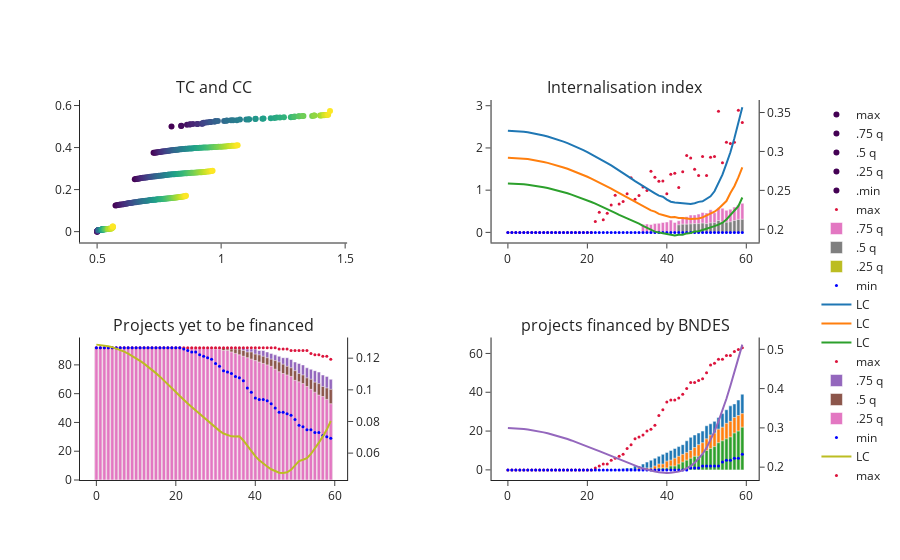

The code cell stored with this chart in its notebook:
### Code cell
fig = make_subplots(rows=2, cols=2, specs=[[{"secondary_y": True}, {"secondary_y": True}],
                           [{"secondary_y": True}, {"secondary_y": True}]], 
                    subplot_titles=("TC and CC", 
                                    "Internalisation index", 
                                    "Projects yet to be financed", 
                                    "projects financed by BNDES"))

dataFrame1 = endDF.loc[endDF['rs'] == 0.25]
x_variable_to_show1 = 'tc'
y_variable_to_show1 = 'cc'

dataFrame2 = endDFsums.loc[endDFsums['rs'] == 0.25]
x_variable_to_show2 = dataFrame1.groupby(['step'], as_index=False).max()['step']
y_variable_to_show2 = 'internalisation_index'

dataFrame3 = endDFsums.loc[endDFsums['rs'] == 0.25]
x_variable_to_show3 = dataFrame1.groupby(['step'], as_index=False).max()['step']
y_variable_to_show3 = '# of projects yet to be financed'

dataFrame4 = endDFsums.loc[endDFsums['rs'] == 0.25]
x_variable_to_show4 = dataFrame1.groupby(['step'], as_index=False).max()['step']
y_variable_to_show4 = '# of BNDES financed projects'

'''
'''

fig.add_trace(go.Scatter(name='max',
                         x=dataFrame1.groupby(['step'], as_index=False)[x_variable_to_show1].max()[x_variable_to_show1],
                         y=dataFrame1.groupby(['step'], as_index=False)[y_variable_to_show1].max()[y_variable_to_show1],
                         mode='markers',
                         marker_color=dataFrame1.groupby(['step'], as_index=False).max()['step']), row=1, col=1
)

fig.add_trace(go.Scatter(name='.75 q',
                     x=dataFrame1.groupby(['step'],
                                          as_index=False)[x_variable_to_show1].quantile(.75)[x_variable_to_show1],
                     y=dataFrame1.groupby(['step'],
                                          as_index=False)[y_variable_to_show1].quantile(.75)[y_variable_to_show1],
              mode='markers',
                        marker_color=dataFrame1.groupby(['step'], as_index=False).max()['step']),
              row=1, col=1)
fig.add_trace(go.Scatter(name='.5 q',
                     x=dataFrame1.groupby(['step'],
                                          as_index=False)[x_variable_to_show1].quantile(.5)[x_variable_to_show1],
                     y=dataFrame1.groupby(['step'],
                                          as_index=False)[y_variable_to_show1].quantile(.5)[y_variable_to_show1],
              mode='markers',
                        marker_color=dataFrame1.groupby(['step'], as_index=False).max()['step']),
              row=1, col=1)
fig.add_trace(go.Scatter(name='.25 q',
                     x=dataFrame1.groupby(['step'],
                                          as_index=False)[x_variable_to_show1].quantile(.25)[x_variable_to_show1],
                     y=dataFrame1.groupby(['step'],
                                          as_index=False)[y_variable_to_show1].quantile(.25)[y_variable_to_show1],
              mode='markers',
                        marker_color=dataFrame1.groupby(['step'], as_index=False).max()['step']),
              row=1, col=1)

fig.add_trace(go.Scatter(name='.min',
                     x=dataFrame1.groupby(['step'],
                                          as_index=False)[x_variable_to_show1].min()[x_variable_to_show1],
                     y=dataFrame1.groupby(['step'],
                                          as_index=False)[y_variable_to_show1].min()[y_variable_to_show1],
                        mode='markers',
                        marker_color=dataFrame1.groupby(['step'], as_index=False).max()['step']),
              row=1, col=1)

"""
above: row 1 col 1
below: row 1 col 2
"""
fig.add_trace(go.Scatter(name='max', x=x_variable_to_show2,
           y=dataFrame2.groupby(['step'], as_index=False)[y_variable_to_show2].max()[y_variable_to_show2], 
               marker=dict(color="crimson", size=3), mode="markers"), secondary_y=False, row=1, col=2
)

fig.add_trace(go.Bar(name='.75 q',
                     x=x_variable_to_show2,
                     y=dataFrame2.groupby(['step'], as_index=False)[y_variable_to_show2].quantile(.75)[y_variable_to_show2]),
             secondary_y=False, row=1, col=2)
fig.add_trace(go.Bar(name='.5 q', 
                     x=x_variable_to_show2,
                     y=dataFrame2.groupby(['step'], as_index=False)[y_variable_to_show2].quantile(.5)[y_variable_to_show2]),
             secondary_y=False, row=1, col=2)
fig.add_trace(go.Bar(name='.25 q', 
                     x=x_variable_to_show2,
                     y=dataFrame2.groupby(['step'], as_index=False)[y_variable_to_show2].quantile(.25)[y_variable_to_show2]),
             secondary_y=False, row=1, col=2)

fig.add_trace(go.Scatter(name='min', x=x_variable_to_show2,
           y=dataFrame2.groupby(['step'], as_index=False)[y_variable_to_show2].min()[y_variable_to_show2], 
               marker=dict(color="blue", size=3), mode="markers"),
              secondary_y=False, row=1, col=2)

fig.add_trace(go.Scatter(name='LC', x=x_variable_to_show2,
           y=dataFrame1.groupby(['step'], as_index=False)['lc'].quantile(.75)['lc']),
              secondary_y=True, row=1, col=2)

fig.add_trace(go.Scatter(name='LC', x=x_variable_to_show2,
           y=dataFrame1.groupby(['step'], as_index=False)['lc'].quantile(.5)['lc']),
              secondary_y=True, row=1, col=2)

fig.add_trace(go.Scatter(name='LC', x=x_variable_to_show2,
           y=dataFrame1.groupby(['step'], as_index=False)['lc'].quantile(.25)['lc']),
              secondary_y=True, row=1, col=2)

'''
below: row 2 col 1
'''

fig.add_trace(go.Scatter(name='max', x=x_variable_to_show3,
           y=dataFrame3.groupby(['step'], as_index=False)[y_variable_to_show3].max()[y_variable_to_show3], 
               marker=dict(color="crimson", size=3), mode="markers"), secondary_y=False, row=2, col=1
)

fig.add_trace(go.Bar(name='.75 q',
                     x=x_variable_to_show3,
                     y=dataFrame3.groupby(['step'], as_index=False)[y_variable_to_show3].quantile(.75)[y_variable_to_show3]),
             secondary_y=False, row=2, col=1)
fig.add_trace(go.Bar(name='.5 q', 
                     x=x_variable_to_show3,
                     y=dataFrame3.groupby(['step'], as_index=False)[y_variable_to_show3].quantile(.5)[y_variable_to_show3]),
             secondary_y=False, row=2, col=1)
fig.add_trace(go.Bar(name='.25 q', 
                     x=x_variable_to_show3,
                     y=dataFrame3.groupby(['step'], as_index=False)[y_variable_to_show3].quantile(.25)[y_variable_to_show3]),
             secondary_y=False, row=2, col=1)

fig.add_trace(go.Scatter(name='min', x=x_variable_to_show3,
           y=dataFrame3.groupby(['step'], as_index=False)[y_variable_to_show3].min()[y_variable_to_show3], 
               marker=dict(color="blue", size=3), mode="markers"),
              secondary_y=False, row=2, col=1)

fig.add_trace(go.Scatter(name='LC', x=x_variable_to_show3,
           y=endDF.groupby(['step'], as_index=False)['lc'].min()['lc']),
              secondary_y=True, row=2, col=1)

'''
below: row 2 col 2
'''

fig.add_trace(go.Scatter(name='max', x=x_variable_to_show4,
           y=dataFrame4.groupby(['step'], as_index=False)[y_variable_to_show4].max()[y_variable_to_show4], 
               marker=dict(color="crimson", size=3), mode="markers"), secondary_y=False, row=2, col=2
)

fig.add_trace(go.Bar(name='.75 q',
                     x=x_variable_to_show4,
                     y=dataFrame4.groupby(['step'], as_index=False)[y_variable_to_show4].quantile(.75)[y_variable_to_show4]),
             secondary_y=False, row=2, col=2)
fig.add_trace(go.Bar(name='.5 q', 
                     x=x_variable_to_show4,
                     y=dataFrame4.groupby(['step'], as_index=False)[y_variable_to_show4].quantile(.5)[y_variable_to_show4]),
             secondary_y=False, row=2, col=2)
fig.add_trace(go.Bar(name='.25 q', 
                     x=x_variable_to_show4,
                     y=dataFrame4.groupby(['step'], as_index=False)[y_variable_to_show4].quantile(.25)[y_variable_to_show4]),
             secondary_y=False, row=2, col=2)

fig.add_trace(go.Scatter(name='min', x=x_variable_to_show4,
           y=dataFrame4.groupby(['step'], as_index=False)[y_variable_to_show4].min()[y_variable_to_show4], 
               marker=dict(color="blue", size=3), mode="markers"),
              secondary_y=False, row=2, col=2)

fig.add_trace(go.Scatter(name='LC', x=x_variable_to_show4,
           y=endDF.groupby(['step'], as_index=False)['lc'].mean()['lc']),
              secondary_y=True, row=2, col=2)

'''
'''

# Change the bar mode
fig.update_layout(barmode='overlay', template="simple_white")
fig.update_yaxes(automargin=True)

### Figure 1 — Plotly figure (JSON) as saved in the notebook; plotly's stock layout.template omitted (floating-point values rounded to 4 significant figures)
{"data": [{"marker": {"color": [0, 1, 2, 3, 4, 5, 6, 7, 8, 9, 10, 11, 12, 13, 14, 15, 16, 17, 18, 19, 20, 21, 22, 23, 24, 25, 26, 27, 28, 29, 30, 31, 32, 33, 34, 35, 36, 37, 38, 39, 40, 41, 42, 43, 44, 45, 46, 47, 48, 49, 50, 51, 52, 53, 54, 55, 56, 57, 58, 59]}, "mode": "markers", "name": "max", "type": "scatter", "x": [0.8, 0.8389, 0.8395, 0.8624, 0.8744, 0.8748, 0.8864, 0.9039, 0.9045, 0.9222, 0.9225, 0.9266, 0.9294, 0.9395, 0.9482, 0.956, 0.9589, 0.9733, 0.9771, 0.9869, 1.012, 1.02, 1.024, 1.04, 1.048, 1.063, 1.076, 1.101, 1.11, 1.113, 1.138, 1.139, 1.166, 1.171, 1.2, 1.215, 1.224, 1.237, 1.253, 1.281, 1.286, 1.293, 1.296, 1.312, 1.315, 1.327, 1.332, 1.367, 1.374, 1.377, 1.399, 1.403, 1.407, 1.414, 1.415, 1.418, 1.424, 1.429, 1.432, 1.439], "xaxis": "x", "y": [0.5, 0.5022, 0.504, 0.5089, 0.5096, 0.5109, 0.5115, 0.5115, 0.5122, 0.5129, 0.5139, 0.514, 0.5176, 0.5197, 0.5202, 0.5214, 0.5219, 0.5225, 0.5258, 0.5263, 0.5266, 0.5272, 0.5288, 0.5297, 0.5302, 0.5304, 0.5333, 0.5339, 0.534, 0.5352, 0.5364, 0.5367, 0.5376, 0.5383, 0.5388, 0.5403, 0.5425, 0.5434, 0.5439, 0.5448, 0.5451, 0.5455, 0.5482, 0.5486, 0.5488, 0.5497, 0.5503, 0.5503, 0.5521, 0.5521, 0.5526, 0.5526, 0.5536, 0.5537, 0.5543, 0.555, 0.5553, 0.5557, 0.5564, 0.5745], "yaxis": "y"}, {"marker": {"color": [0, 1, 2, 3, 4, 5, 6, 7, 8, 9, 10, 11, 12, 13, 14, 15, 16, 17, 18, 19, 20, 21, 22, 23, 24, 25, 26, 27, 28, 29, 30, 31, 32, 33, 34, 35, 36, 37, 38, 39, 40, 41, 42, 43, 44, 45, 46, 47, 48, 49, 50, 51, 52, 53, 54, 55, 56, 57, 58, 59]}, "mode": "markers", "name": ".75 q", "type": "scatter", "x": [0.7276, 0.7317, 0.7365, 0.7402, 0.7449, 0.7497, 0.7538, 0.758, 0.7625, 0.7668, 0.7716, 0.7768, 0.7812, 0.7859, 0.7901, 0.7942, 0.7994, 0.8042, 0.8087, 0.8137, 0.8186, 0.8241, 0.8291, 0.8346, 0.8398, 0.8455, 0.8515, 0.8572, 0.8636, 0.8694, 0.8753, 0.8813, 0.8872, 0.8938, 0.9011, 0.9077, 0.9142, 0.9214, 0.9281, 0.9347, 0.9412, 0.9484, 0.9553, 0.9622, 0.9696, 0.9755, 0.9824, 0.9892, 0.997, 1.003, 1.011, 1.017, 1.024, 1.03, 1.036, 1.043, 1.049, 1.055, 1.061, 1.067], "xaxis": "x", "y": [0.3747, 0.3753, 0.3763, 0.377, 0.3779, 0.3785, 0.3792, 0.38, 0.3807, 0.3815, 0.3821, 0.3827, 0.3837, 0.3843, 0.3848, 0.3858, 0.3866, 0.3874, 0.3884, 0.3889, 0.3894, 0.39, 0.3907, 0.3914, 0.3923, 0.3928, 0.3935, 0.3939, 0.3942, 0.395, 0.3954, 0.396, 0.397, 0.3975, 0.3979, 0.3982, 0.3988, 0.3994, 0.3999, 0.4001, 0.4003, 0.4007, 0.4011, 0.4016, 0.4021, 0.4025, 0.4031, 0.4035, 0.4039, 0.4042, 0.405, 0.4056, 0.4063, 0.4068, 0.4074, 0.408, 0.4086, 0.4091, 0.4101, 0.4112], "yaxis": "y"}, {"marker": {"color": [0, 1, 2, 3, 4, 5, 6, 7, 8, 9, 10, 11, 12, 13, 14, 15, 16, 17, 18, 19, 20, 21, 22, 23, 24, 25, 26, 27, 28, 29, 30, 31, 32, 33, 34, 35, 36, 37, 38, 39, 40, 41, 42, 43, 44, 45, 46, 47, 48, 49, 50, 51, 52, 53, 54, 55, 56, 57, 58, 59]}, "mode": "markers", "name": ".5 q", "type": "scatter", "x": [0.652, 0.6567, 0.6613, 0.6655, 0.6702, 0.6751, 0.6792, 0.684, 0.6889, 0.6943, 0.6987, 0.7041, 0.7093, 0.7141, 0.7191, 0.7239, 0.7296, 0.7338, 0.7389, 0.7436, 0.7487, 0.7541, 0.7594, 0.7649, 0.7699, 0.7746, 0.7798, 0.7855, 0.7898, 0.7961, 0.8018, 0.8069, 0.8121, 0.817, 0.8227, 0.8283, 0.8341, 0.8397, 0.8456, 0.8512, 0.8568, 0.8618, 0.8676, 0.8735, 0.8791, 0.885, 0.8914, 0.8985, 0.9038, 0.9104, 0.9162, 0.9217, 0.9276, 0.9331, 0.938, 0.9444, 0.9499, 0.9557, 0.9618, 0.9655], "xaxis": "x", "y": [0.2493, 0.2499, 0.2511, 0.2519, 0.253, 0.2538, 0.2549, 0.2559, 0.2565, 0.2574, 0.2581, 0.2592, 0.2598, 0.2608, 0.2615, 0.2622, 0.2629, 0.2634, 0.2639, 0.2649, 0.2656, 0.2662, 0.2669, 0.2676, 0.2683, 0.269, 0.2699, 0.2704, 0.2714, 0.2721, 0.2726, 0.2731, 0.2735, 0.2741, 0.2744, 0.275, 0.2759, 0.2765, 0.277, 0.2775, 0.278, 0.2782, 0.2788, 0.2792, 0.2797, 0.2804, 0.2807, 0.2809, 0.2814, 0.282, 0.2824, 0.283, 0.2836, 0.2842, 0.2849, 0.2856, 0.2865, 0.2878, 0.289, 0.29], "yaxis": "y"}, {"marker": {"color": [0, 1, 2, 3, 4, 5, 6, 7, 8, 9, 10, 11, 12, 13, 14, 15, 16, 17, 18, 19, 20, 21, 22, 23, 24, 25, 26, 27, 28, 29, 30, 31, 32, 33, 34, 35, 36, 37, 38, 39, 40, 41, 42, 43, 44, 45, 46, 47, 48, 49, 50, 51, 52, 53, 54, 55, 56, 57, 58, 59]}, "mode": "markers", "name": ".25 q", "type": "scatter", "x": [0.5742, 0.5792, 0.5842, 0.5892, 0.5946, 0.6002, 0.6059, 0.6106, 0.6164, 0.621, 0.6255, 0.6304, 0.6358, 0.6409, 0.6458, 0.6511, 0.6564, 0.6608, 0.6659, 0.671, 0.6758, 0.6807, 0.6855, 0.6902, 0.6954, 0.7003, 0.7056, 0.7101, 0.7151, 0.7202, 0.7247, 0.7295, 0.7346, 0.7384, 0.7438, 0.7486, 0.7543, 0.7589, 0.7639, 0.7697, 0.7746, 0.779, 0.7841, 0.7888, 0.7936, 0.7984, 0.8032, 0.8081, 0.8119, 0.8165, 0.8208, 0.8257, 0.8303, 0.8348, 0.8389, 0.8435, 0.8475, 0.8513, 0.8546, 0.8584], "xaxis": "x", "y": [0.1249, 0.1259, 0.127, 0.1278, 0.1288, 0.1296, 0.1307, 0.1317, 0.1326, 0.1338, 0.1347, 0.1357, 0.1368, 0.1375, 0.1382, 0.1393, 0.14, 0.1411, 0.142, 0.1428, 0.1437, 0.1444, 0.1452, 0.1463, 0.147, 0.1474, 0.1486, 0.1491, 0.1499, 0.1508, 0.1513, 0.1519, 0.1523, 0.1528, 0.1536, 0.154, 0.1545, 0.1553, 0.1558, 0.1563, 0.1567, 0.1576, 0.1581, 0.1586, 0.1589, 0.1596, 0.1602, 0.161, 0.1617, 0.1623, 0.1629, 0.1634, 0.1644, 0.1649, 0.1655, 0.1661, 0.1669, 0.1678, 0.1689, 0.1705], "yaxis": "y"}, {"marker": {"color": [0, 1, 2, 3, 4, 5, 6, 7, 8, 9, 10, 11, 12, 13, 14, 15, 16, 17, 18, 19, 20, 21, 22, 23, 24, 25, 26, 27, 28, 29, 30, 31, 32, 33, 34, 35, 36, 37, 38, 39, 40, 41, 42, 43, 44, 45, 46, 47, 48, 49, 50, 51, 52, 53, 54, 55, 56, 57, 58, 59]}, "mode": "markers", "name": ".min", "type": "scatter", "x": [0.5, 0.5002, 0.5002, 0.5005, 0.5008, 0.501, 0.5019, 0.5028, 0.5032, 0.5034, 0.5035, 0.5035, 0.5044, 0.5049, 0.5052, 0.5061, 0.5063, 0.5065, 0.5071, 0.5073, 0.5075, 0.5079, 0.5085, 0.5113, 0.5148, 0.5153, 0.5161, 0.5166, 0.5175, 0.5178, 0.5181, 0.5194, 0.5195, 0.5198, 0.5202, 0.5227, 0.5256, 0.527, 0.5276, 0.5288, 0.5304, 0.5307, 0.5321, 0.5364, 0.537, 0.5382, 0.5416, 0.542, 0.5433, 0.5441, 0.5447, 0.5476, 0.5487, 0.5553, 0.5569, 0.5575, 0.5623, 0.5631, 0.5634, 0.5634], "xaxis": "x", "y": [1.466e-05, 0.0004382, 0.0007033, 0.001329, 0.002176, 0.002822, 0.00313, 0.003563, 0.004676, 0.005101, 0.005311, 0.005924, 0.005933, 0.006433, 0.007112, 0.007181, 0.007227, 0.007664, 0.007807, 0.008073, 0.008076, 0.008175, 0.008188, 0.008226, 0.00834, 0.008737, 0.008948, 0.009101, 0.009196, 0.009417, 0.009485, 0.009605, 0.009608, 0.009743, 0.01001, 0.01011, 0.0104, 0.01084, 0.01098, 0.01133, 0.01135, 0.01137, 0.0116, 0.01187, 0.01208, 0.01208, 0.01234, 0.01239, 0.01246, 0.01294, 0.01301, 0.0134, 0.01373, 0.01417, 0.01433, 0.01571, 0.01881, 0.02052, 0.02408, 0.02495], "yaxis": "y"}, {"marker": {"color": "crimson", "size": 3}, "mode": "markers", "name": "max", "type": "scatter", "x": [0, 1, 2, 3, 4, 5, 6, 7, 8, 9, 10, 11, 12, 13, 14, 15, 16, 17, 18, 19, 20, 21, 22, 23, 24, 25, 26, 27, 28, 29, 30, 31, 32, 33, 34, 35, 36, 37, 38, 39, 40, 41, 42, 43, 44, 45, 46, 47, 48, 49, 50, 51, 52, 53, 54, 55, 56, 57, 58, 59], "xaxis": "x2", "y": [0, 0, 0, 0, 0, 0, 0, 0, 0, 0, 0, 0, 0, 0, 0, 0, 0, 0, 0, 0, 0, 0, 0.2578, 0.4754, 0.3015, 0.4527, 0.6469, 0.8807, 0.673, 0.732, 0.9127, 1.292, 0.7842, 0.8708, 1.075, 0.9903, 1.447, 1.303, 1.209, 1.215, 0.9146, 1.377, 1.403, 1.065, 1.438, 1.82, 1.761, 1.494, 1.349, 1.795, 1.346, 1.781, 1.8, 2.87, 1.648, 2.136, 2.106, 2.135, 2.896, 2.606], "yaxis": "y3"}, {"name": ".75 q", "type": "bar", "x": [0, 1, 2, 3, 4, 5, 6, 7, 8, 9, 10, 11, 12, 13, 14, 15, 16, 17, 18, 19, 20, 21, 22, 23, 24, 25, 26, 27, 28, 29, 30, 31, 32, 33, 34, 35, 36, 37, 38, 39, 40, 41, 42, 43, 44, 45, 46, 47, 48, 49, 50, 51, 52, 53, 54, 55, 56, 57, 58, 59], "xaxis": "x2", "y": [0, 0, 0, 0, 0, 0, 0, 0, 0, 0, 0, 0, 0, 0, 0, 0, 0, 0, 0, 0, 0, 0, 0, 0, 0, 0, 0, 0, 0, 0, 0, 0, 0, 0, 0.1904, 0.1977, 0.1869, 0.2082, 0.2173, 0.2352, 0.2466, 0.2921, 0.2362, 0.2754, 0.359, 0.3714, 0.4117, 0.4142, 0.4336, 0.4721, 0.4615, 0.5364, 0.466, 0.5845, 0.5726, 0.5237, 0.5498, 0.6005, 0.657, 0.6885], "yaxis": "y3"}, {"name": ".5 q", "type": "bar", "x": [0, 1, 2, 3, 4, 5, 6, 7, 8, 9, 10, 11, 12, 13, 14, 15, 16, 17, 18, 19, 20, 21, 22, 23, 24, 25, 26, 27, 28, 29, 30, 31, 32, 33, 34, 35, 36, 37, 38, 39, 40, 41, 42, 43, 44, 45, 46, 47, 48, 49, 50, 51, 52, 53, 54, 55, 56, 57, 58, 59], "xaxis": "x2", "y": [0, 0, 0, 0, 0, 0, 0, 0, 0, 0, 0, 0, 0, 0, 0, 0, 0, 0, 0, 0, 0, 0, 0, 0, 0, 0, 0, 0, 0, 0, 0, 0, 0, 0, 0, 0, 0, 0, 0, 0, 0, 0, 0, 0.1797, 0.1936, 0.1953, 0.2018, 0.207, 0.2073, 0.2198, 0.2072, 0.2263, 0.2322, 0.2809, 0.2458, 0.2406, 0.2511, 0.2819, 0.3075, 0.3089], "yaxis": "y3"}, {"name": ".25 q", "type": "bar", "x": [0, 1, 2, 3, 4, 5, 6, 7, 8, 9, 10, 11, 12, 13, 14, 15, 16, 17, 18, 19, 20, 21, 22, 23, 24, 25, 26, 27, 28, 29, 30, 31, 32, 33, 34, 35, 36, 37, 38, 39, 40, 41, 42, 43, 44, 45, 46, 47, 48, 49, 50, 51, 52, 53, 54, 55, 56, 57, 58, 59], "xaxis": "x2", "y": [0, 0, 0, 0, 0, 0, 0, 0, 0, 0, 0, 0, 0, 0, 0, 0, 0, 0, 0, 0, 0, 0, 0, 0, 0, 0, 0, 0, 0, 0, 0, 0, 0, 0, 0, 0, 0, 0, 0, 0, 0, 0, 0, 0, 0, 0, 0, 0, 0, 0, 0, 0, 0, 0, 0, 0, 0, 0, 0, 0], "yaxis": "y3"}, {"marker": {"color": "blue", "size": 3}, "mode": "markers", "name": "min", "type": "scatter", "x": [0, 1, 2, 3, 4, 5, 6, 7, 8, 9, 10, 11, 12, 13, 14, 15, 16, 17, 18, 19, 20, 21, 22, 23, 24, 25, 26, 27, 28, 29, 30, 31, 32, 33, 34, 35, 36, 37, 38, 39, 40, 41, 42, 43, 44, 45, 46, 47, 48, 49, 50, 51, 52, 53, 54, 55, 56, 57, 58, 59], "xaxis": "x2", "y": [0, 0, 0, 0, 0, 0, 0, 0, 0, 0, 0, 0, 0, 0, 0, 0, 0, 0, 0, 0, 0, 0, 0, 0, 0, 0, 0, 0, 0, 0, 0, 0, 0, 0, 0, 0, 0, 0, 0, 0, 0, 0, 0, 0, 0, 0, 0, 0, 0, 0, 0, 0, 0, 0, 0, 0, 0, 0, 0, 0], "yaxis": "y3"}, {"name": "LC", "type": "scatter", "x": [0, 1, 2, 3, 4, 5, 6, 7, 8, 9, 10, 11, 12, 13, 14, 15, 16, 17, 18, 19, 20, 21, 22, 23, 24, 25, 26, 27, 28, 29, 30, 31, 32, 33, 34, 35, 36, 37, 38, 39, 40, 41, 42, 43, 44, 45, 46, 47, 48, 49, 50, 51, 52, 53, 54, 55, 56, 57, 58, 59], "xaxis": "x2", "y": [0.3266, 0.3265, 0.3262, 0.3258, 0.3252, 0.3246, 0.3237, 0.3228, 0.3217, 0.3205, 0.3192, 0.3177, 0.3161, 0.3144, 0.3126, 0.3106, 0.3086, 0.3064, 0.3041, 0.3017, 0.2992, 0.2965, 0.2938, 0.291, 0.2881, 0.2851, 0.282, 0.2788, 0.2756, 0.2722, 0.2688, 0.2654, 0.2618, 0.2586, 0.2549, 0.252, 0.2492, 0.2462, 0.2432, 0.2418, 0.2382, 0.2354, 0.2344, 0.2339, 0.2334, 0.2329, 0.2325, 0.2335, 0.2352, 0.2359, 0.239, 0.2424, 0.2489, 0.2589, 0.2702, 0.2844, 0.2989, 0.317, 0.3354, 0.3569], "yaxis": "y4"}, {"name": "LC", "type": "scatter", "x": [0, 1, 2, 3, 4, 5, 6, 7, 8, 9, 10, 11, 12, 13, 14, 15, 16, 17, 18, 19, 20, 21, 22, 23, 24, 25, 26, 27, 28, 29, 30, 31, 32, 33, 34, 35, 36, 37, 38, 39, 40, 41, 42, 43, 44, 45, 46, 47, 48, 49, 50, 51, 52, 53, 54, 55, 56, 57, 58, 59], "xaxis": "x2", "y": [0.292, 0.2919, 0.2916, 0.2912, 0.2908, 0.2902, 0.2894, 0.2886, 0.2876, 0.2865, 0.2854, 0.284, 0.2826, 0.2811, 0.2795, 0.2777, 0.2759, 0.2739, 0.2718, 0.2697, 0.2674, 0.2651, 0.2627, 0.2602, 0.2576, 0.2549, 0.2521, 0.2493, 0.2465, 0.2436, 0.2408, 0.2378, 0.2348, 0.2326, 0.2298, 0.227, 0.2244, 0.2227, 0.2197, 0.2183, 0.2166, 0.2155, 0.2158, 0.2145, 0.2144, 0.2137, 0.2132, 0.2135, 0.2139, 0.2153, 0.2175, 0.2194, 0.2225, 0.2264, 0.231, 0.2363, 0.2466, 0.2553, 0.2667, 0.2796], "yaxis": "y4"}, {"name": "LC", "type": "scatter", "x": [0, 1, 2, 3, 4, 5, 6, 7, 8, 9, 10, 11, 12, 13, 14, 15, 16, 17, 18, 19, 20, 21, 22, 23, 24, 25, 26, 27, 28, 29, 30, 31, 32, 33, 34, 35, 36, 37, 38, 39, 40, 41, 42, 43, 44, 45, 46, 47, 48, 49, 50, 51, 52, 53, 54, 55, 56, 57, 58, 59], "xaxis": "x2", "y": [0.2589, 0.2588, 0.2586, 0.2582, 0.2578, 0.2573, 0.2566, 0.2559, 0.255, 0.2541, 0.253, 0.2519, 0.2506, 0.2492, 0.2478, 0.2462, 0.2446, 0.2429, 0.241, 0.2391, 0.2371, 0.2351, 0.2329, 0.2307, 0.2284, 0.226, 0.2235, 0.221, 0.2185, 0.2164, 0.2143, 0.2121, 0.2101, 0.2073, 0.2044, 0.2017, 0.199, 0.197, 0.1959, 0.1948, 0.1937, 0.1933, 0.1922, 0.193, 0.1931, 0.1947, 0.1952, 0.1971, 0.1975, 0.1991, 0.2004, 0.202, 0.2041, 0.2061, 0.2085, 0.2126, 0.2188, 0.2242, 0.2297, 0.2408], "yaxis": "y4"}, {"marker": {"color": "crimson", "size": 3}, "mode": "markers", "name": "max", "type": "scatter", "x": [0, 1, 2, 3, 4, 5, 6, 7, 8, 9, 10, 11, 12, 13, 14, 15, 16, 17, 18, 19, 20, 21, 22, 23, 24, 25, 26, 27, 28, 29, 30, 31, 32, 33, 34, 35, 36, 37, 38, 39, 40, 41, 42, 43, 44, 45, 46, 47, 48, 49, 50, 51, 52, 53, 54, 55, 56, 57, 58, 59], "xaxis": "x3", "y": [92, 92, 92, 92, 92, 92, 92, 92, 92, 92, 92, 92, 92, 92, 92, 92, 92, 92, 92, 92, 92, 92, 92, 92, 92, 92, 92, 92, 92, 92, 92, 92, 92, 92, 92, 92, 92, 92, 92, 92, 92, 92, 92, 92, 92, 92, 91, 91, 91, 90, 90, 90, 90, 90, 88, 87, 87, 86, 86, 84], "yaxis": "y5"}, {"name": ".75 q", "type": "bar", "x": [0, 1, 2, 3, 4, 5, 6, 7, 8, 9, 10, 11, 12, 13, 14, 15, 16, 17, 18, 19, 20, 21, 22, 23, 24, 25, 26, 27, 28, 29, 30, 31, 32, 33, 34, 35, 36, 37, 38, 39, 40, 41, 42, 43, 44, 45, 46, 47, 48, 49, 50, 51, 52, 53, 54, 55, 56, 57, 58, 59], "xaxis": "x3", "y": [92, 92, 92, 92, 92, 92, 92, 92, 92, 92, 92, 92, 92, 92, 92, 92, 92, 92, 92, 92, 92, 92, 92, 92, 92, 92, 92, 92, 92, 92, 92, 92, 92, 92, 92, 92, 92, 92, 91, 91, 91, 90, 90, 89, 88, 87, 86, 85, 85, 83.75, 82, 81, 80, 78, 77, 76, 75, 73, 72, 70], "yaxis": "y5"}, {"name": ".5 q", "type": "bar", "x": [0, 1, 2, 3, 4, 5, 6, 7, 8, 9, 10, 11, 12, 13, 14, 15, 16, 17, 18, 19, 20, 21, 22, 23, 24, 25, 26, 27, 28, 29, 30, 31, 32, 33, 34, 35, 36, 37, 38, 39, 40, 41, 42, 43, 44, 45, 46, 47, 48, 49, 50, 51, 52, 53, 54, 55, 56, 57, 58, 59], "xaxis": "x3", "y": [92, 92, 92, 92, 92, 92, 92, 92, 92, 92, 92, 92, 92, 92, 92, 92, 92, 92, 92, 92, 92, 92, 92, 92, 92, 92, 92, 92, 92, 92, 92, 92, 92, 91, 91, 91, 91, 90, 89, 89, 87.5, 87, 86, 85, 84, 83, 82, 80.5, 79, 78, 76, 74, 73, 71, 70, 68, 67, 65, 64, 63], "yaxis": "y5"}, {"name": ".25 q", "type": "bar", "x": [0, 1, 2, 3, 4, 5, 6, 7, 8, 9, 10, 11, 12, 13, 14, 15, 16, 17, 18, 19, 20, 21, 22, 23, 24, 25, 26, 27, 28, 29, 30, 31, 32, 33, 34, 35, 36, 37, 38, 39, 40, 41, 42, 43, 44, 45, 46, 47, 48, 49, 50, 51, 52, 53, 54, 55, 56, 57, 58, 59], "xaxis": "x3", "y": [92, 92, 92, 92, 92, 92, 92, 92, 92, 92, 92, 92, 92, 92, 92, 92, 92, 92, 92, 92, 92, 92, 92, 92, 92, 92, 92, 92, 92, 91.25, 91, 91, 90, 90, 89, 88, 87, 86, 85, 84, 83, 82, 81, 80, 79, 77, 75.25, 74, 73, 72, 69.25, 68.25, 67, 65, 63, 61, 59, 58, 56, 53], "yaxis": "y5"}, {"marker": {"color": "blue", "size": 3}, "mode": "markers", "name": "min", "type": "scatter", "x": [0, 1, 2, 3, 4, 5, 6, 7, 8, 9, 10, 11, 12, 13, 14, 15, 16, 17, 18, 19, 20, 21, 22, 23, 24, 25, 26, 27, 28, 29, 30, 31, 32, 33, 34, 35, 36, 37, 38, 39, 40, 41, 42, 43, 44, 45, 46, 47, 48, 49, 50, 51, 52, 53, 54, 55, 56, 57, 58, 59], "xaxis": "x3", "y": [92, 92, 92, 92, 92, 92, 92, 92, 92, 92, 92, 92, 92, 92, 92, 92, 92, 92, 92, 92, 92, 92, 91, 90, 89, 89, 87, 86, 85, 84, 81, 79, 76, 75, 74, 72, 71, 69, 64, 61, 57, 56, 56, 55, 53, 50, 47, 47, 46, 45, 42, 38, 37, 35, 35, 33, 33, 31, 30, 29], "yaxis": "y5"}, {"name": "LC", "type": "scatter", "x": [0, 1, 2, 3, 4, 5, 6, 7, 8, 9, 10, 11, 12, 13, 14, 15, 16, 17, 18, 19, 20, 21, 22, 23, 24, 25, 26, 27, 28, 29, 30, 31, 32, 33, 34, 35, 36, 37, 38, 39, 40, 41, 42, 43, 44, 45, 46, 47, 48, 49, 50, 51, 52, 53, 54, 55, 56, 57, 58, 59], "xaxis": "x3", "y": [0.1286, 0.1284, 0.1281, 0.1276, 0.127, 0.1262, 0.1252, 0.1241, 0.1229, 0.1215, 0.12, 0.1183, 0.1166, 0.1147, 0.1127, 0.1106, 0.1083, 0.106, 0.1037, 0.1012, 0.09866, 0.09607, 0.09343, 0.09133, 0.08918, 0.087, 0.08479, 0.08255, 0.08029, 0.07801, 0.07604, 0.07405, 0.07238, 0.07134, 0.07062, 0.07055, 0.07066, 0.06798, 0.06461, 0.06132, 0.05812, 0.05544, 0.05325, 0.05151, 0.04978, 0.04848, 0.0476, 0.04751, 0.04785, 0.04946, 0.05206, 0.05502, 0.05582, 0.05679, 0.05945, 0.06289, 0.06659, 0.07058, 0.07488, 0.08032], "yaxis": "y6"}, {"marker": {"color": "crimson", "size": 3}, "mode": "markers", "name": "max", "type": "scatter", "x": [0, 1, 2, 3, 4, 5, 6, 7, 8, 9, 10, 11, 12, 13, 14, 15, 16, 17, 18, 19, 20, 21, 22, 23, 24, 25, 26, 27, 28, 29, 30, 31, 32, 33, 34, 35, 36, 37, 38, 39, 40, 41, 42, 43, 44, 45, 46, 47, 48, 49, 50, 51, 52, 53, 54, 55, 56, 57, 58, 59], "xaxis": "x4", "y": [0, 0, 0, 0, 0, 0, 0, 0, 0, 0, 0, 0, 0, 0, 0, 0, 0, 0, 0, 0, 0, 0, 1, 2, 3, 3, 5, 6, 7, 8, 11, 13, 16, 17, 18, 20, 21, 23, 28, 31, 35, 36, 36, 37, 39, 42, 45, 45, 46, 47, 50, 54, 55, 57, 57, 59, 59, 61, 62, 63], "yaxis": "y7"}, {"name": ".75 q", "type": "bar", "x": [0, 1, 2, 3, 4, 5, 6, 7, 8, 9, 10, 11, 12, 13, 14, 15, 16, 17, 18, 19, 20, 21, 22, 23, 24, 25, 26, 27, 28, 29, 30, 31, 32, 33, 34, 35, 36, 37, 38, 39, 40, 41, 42, 43, 44, 45, 46, 47, 48, 49, 50, 51, 52, 53, 54, 55, 56, 57, 58, 59], "xaxis": "x4", "y": [0, 0, 0, 0, 0, 0, 0, 0, 0, 0, 0, 0, 0, 0, 0, 0, 0, 0, 0, 0, 0, 0, 0, 0, 0, 0, 0, 0, 0, 0.75, 1, 1, 2, 2, 3, 4, 5, 6, 7, 8, 9, 10, 11, 12, 13, 15, 16.75, 18, 19, 20, 22.75, 23.75, 25, 27, 29, 31, 33, 34, 36, 39], "yaxis": "y7"}, {"name": ".5 q", "type": "bar", "x": [0, 1, 2, 3, 4, 5, 6, 7, 8, 9, 10, 11, 12, 13, 14, 15, 16, 17, 18, 19, 20, 21, 22, 23, 24, 25, 26, 27, 28, 29, 30, 31, 32, 33, 34, 35, 36, 37, 38, 39, 40, 41, 42, 43, 44, 45, 46, 47, 48, 49, 50, 51, 52, 53, 54, 55, 56, 57, 58, 59], "xaxis": "x4", "y": [0, 0, 0, 0, 0, 0, 0, 0, 0, 0, 0, 0, 0, 0, 0, 0, 0, 0, 0, 0, 0, 0, 0, 0, 0, 0, 0, 0, 0, 0, 0, 0, 0, 1, 1, 1, 1, 2, 3, 3, 4.5, 5, 6, 7, 8, 9, 10, 11.5, 13, 14, 16, 18, 19, 21, 22, 24, 25, 27, 28, 29], "yaxis": "y7"}, {"name": ".25 q", "type": "bar", "x": [0, 1, 2, 3, 4, 5, 6, 7, 8, 9, 10, 11, 12, 13, 14, 15, 16, 17, 18, 19, 20, 21, 22, 23, 24, 25, 26, 27, 28, 29, 30, 31, 32, 33, 34, 35, 36, 37, 38, 39, 40, 41, 42, 43, 44, 45, 46, 47, 48, 49, 50, 51, 52, 53, 54, 55, 56, 57, 58, 59], "xaxis": "x4", "y": [0, 0, 0, 0, 0, 0, 0, 0, 0, 0, 0, 0, 0, 0, 0, 0, 0, 0, 0, 0, 0, 0, 0, 0, 0, 0, 0, 0, 0, 0, 0, 0, 0, 0, 0, 0, 0, 0, 1, 1, 1, 2, 2, 3, 4, 5, 6, 7, 7, 8.25, 10, 11, 12, 14, 15, 16, 17, 19, 20, 22], "yaxis": "y7"}, {"marker": {"color": "blue", "size": 3}, "mode": "markers", "name": "min", "type": "scatter", "x": [0, 1, 2, 3, 4, 5, 6, 7, 8, 9, 10, 11, 12, 13, 14, 15, 16, 17, 18, 19, 20, 21, 22, 23, 24, 25, 26, 27, 28, 29, 30, 31, 32, 33, 34, 35, 36, 37, 38, 39, 40, 41, 42, 43, 44, 45, 46, 47, 48, 49, 50, 51, 52, 53, 54, 55, 56, 57, 58, 59], "xaxis": "x4", "y": [0, 0, 0, 0, 0, 0, 0, 0, 0, 0, 0, 0, 0, 0, 0, 0, 0, 0, 0, 0, 0, 0, 0, 0, 0, 0, 0, 0, 0, 0, 0, 0, 0, 0, 0, 0, 0, 0, 0, 0, 0, 0, 0, 0, 0, 0, 1, 1, 1, 2, 2, 2, 2, 2, 4, 5, 5, 6, 6, 8], "yaxis": "y7"}, {"name": "LC", "type": "scatter", "x": [0, 1, 2, 3, 4, 5, 6, 7, 8, 9, 10, 11, 12, 13, 14, 15, 16, 17, 18, 19, 20, 21, 22, 23, 24, 25, 26, 27, 28, 29, 30, 31, 32, 33, 34, 35, 36, 37, 38, 39, 40, 41, 42, 43, 44, 45, 46, 47, 48, 49, 50, 51, 52, 53, 54, 55, 56, 57, 58, 59], "xaxis": "x4", "y": [0.2996, 0.2993, 0.2988, 0.2981, 0.2971, 0.2959, 0.2944, 0.2927, 0.2908, 0.2886, 0.2862, 0.2837, 0.2809, 0.278, 0.2748, 0.2715, 0.2681, 0.2645, 0.2608, 0.2569, 0.253, 0.2489, 0.2448, 0.2406, 0.2364, 0.2322, 0.2279, 0.2237, 0.2195, 0.2153, 0.2113, 0.2074, 0.2036, 0.2001, 0.1968, 0.1938, 0.1912, 0.189, 0.1872, 0.186, 0.1855, 0.1856, 0.1866, 0.1886, 0.1918, 0.1965, 0.2029, 0.2111, 0.2211, 0.2336, 0.2493, 0.2684, 0.2909, 0.3165, 0.3437, 0.3742, 0.4074, 0.4425, 0.4767, 0.512], "yaxis": "y8"}], "layout": {"annotations": [{"font": {"size": 16}, "showarrow": false, "text": "TC and CC", "x": 0.185, "xanchor": "center", "xref": "paper", "y": 1, "yanchor": "bottom", "yref": "paper"}, {"font": {"size": 16}, "showarrow": false, "text": "Internalisation index", "x": 0.755, "xanchor": "center", "xref": "paper", "y": 1, "yanchor": "bottom", "yref": "paper"}, {"font": {"size": 16}, "showarrow": false, "text": "Projects yet to be financed", "x": 0.185, "xanchor": "center", "xref": "paper", "y": 0.375, "yanchor": "bottom", "yref": "paper"}, {"font": {"size": 16}, "showarrow": false, "text": "projects financed by BNDES", "x": 0.755, "xanchor": "center", "xref": "paper", "y": 0.375, "yanchor": "bottom", "yref": "paper"}], "barmode": "overlay", "xaxis": {"anchor": "y", "domain": [0, 0.37]}, "xaxis2": {"anchor": "y3", "domain": [0.57, 0.94]}, "xaxis3": {"anchor": "y5", "domain": [0, 0.37]}, "xaxis4": {"anchor": "y7", "domain": [0.57, 0.94]}, "yaxis": {"anchor": "x", "automargin": true, "domain": [0.625, 1]}, "yaxis2": {"anchor": "x", "automargin": true, "overlaying": "y", "side": "right"}, "yaxis3": {"anchor": "x2", "automargin": true, "domain": [0.625, 1]}, "yaxis4": {"anchor": "x2", "automargin": true, "overlaying": "y3", "side": "right"}, "yaxis5": {"anchor": "x3", "automargin": true, "domain": [0, 0.375]}, "yaxis6": {"anchor": "x3", "automargin": true, "overlaying": "y5", "side": "right"}, "yaxis7": {"anchor": "x4", "automargin": true, "domain": [0, 0.375]}, "yaxis8": {"anchor": "x4", "automargin": true, "overlaying": "y7", "side": "right"}}}
